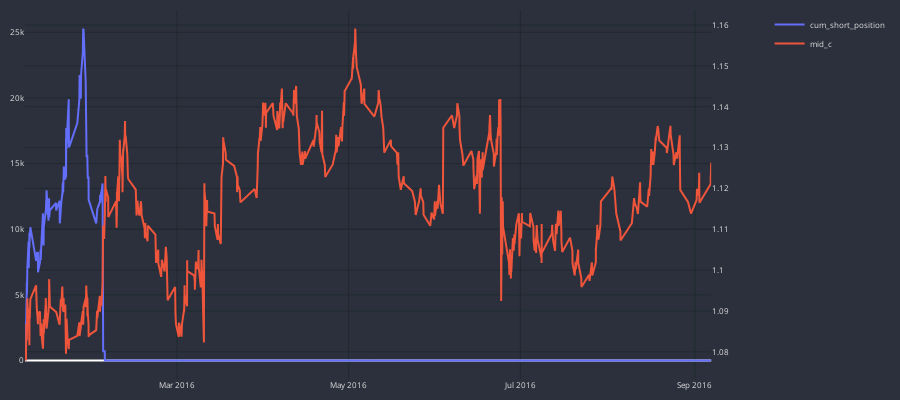

Notebook code for this chart:
### Code cell
cp = CandlePlot(d.df['d'], candles=False)
cp.add_traces(line_traces=['cum_short_position'])
cp.add_traces(line_traces=['mid_c'], is_sec=True)
cp.show_plot()

### Figure 1 — Plotly figure (JSON) as saved in the notebook; plotly's stock layout.template omitted (floating-point values rounded to 4 significant figures; data arrays with more than 128 entries replaced by an {"elided": "..."} marker saying what was removed)
{"data": [{"line": {"shape": "linear", "width": 2}, "name": "cum_short_position", "type": "scatter", "x": {"elided": "819 str values"}, "xaxis": "x", "y": {"elided": "819 int values"}, "yaxis": "y"}, {"line": {"shape": "linear", "width": 2}, "name": "mid_c", "type": "scatter", "x": {"elided": "819 str values"}, "xaxis": "x", "y": {"elided": "819 float values"}, "yaxis": "y2"}], "layout": {"font": {"color": "#e1e1e1", "size": 8}, "height": 400, "margin": {"b": 10, "l": 10, "r": 10, "t": 10}, "paper_bgcolor": "#2c303c", "plot_bgcolor": "#2c303c", "width": 900, "xaxis": {"anchor": "y", "domain": [0, 0.94], "gridcolor": "#1f292f", "nticks": 5, "rangeslider": {"visible": false}}, "yaxis": {"anchor": "x", "domain": [0, 1], "gridcolor": "#1f292f"}, "yaxis2": {"anchor": "x", "gridcolor": "#1f292f", "overlaying": "y", "side": "right"}}}
